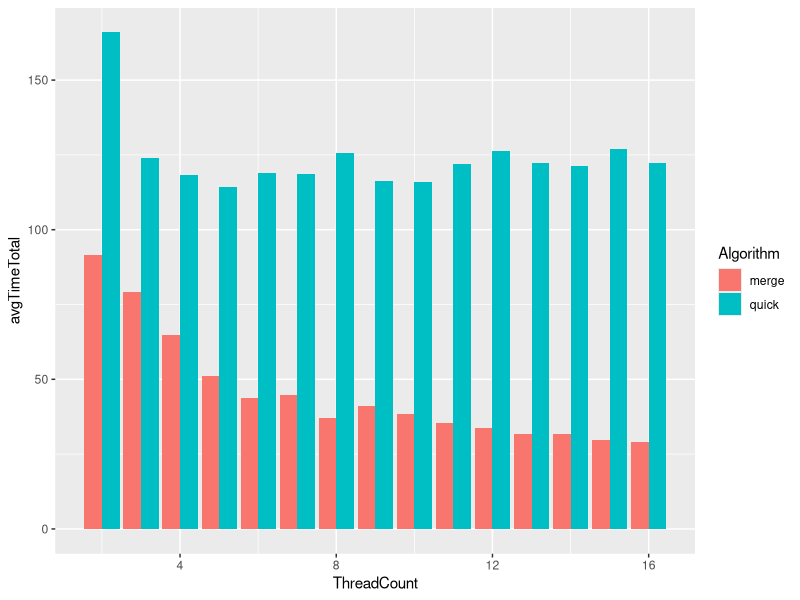
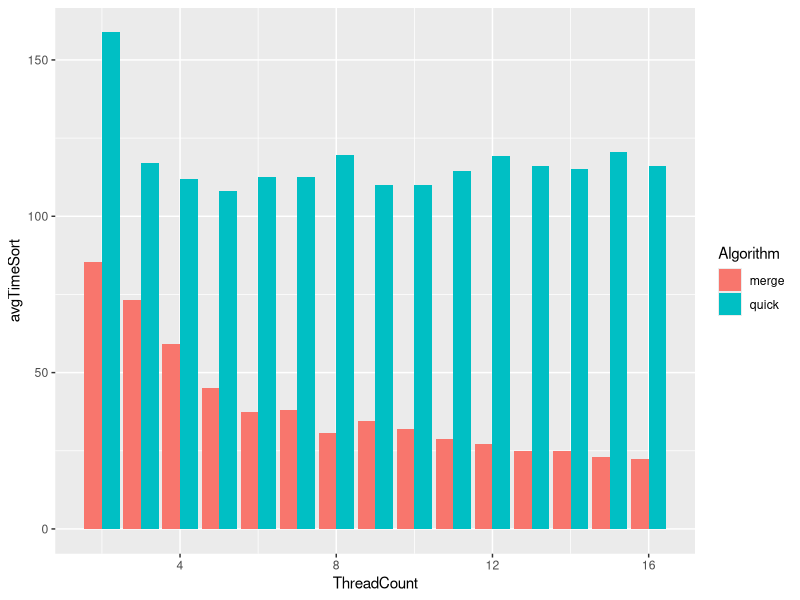
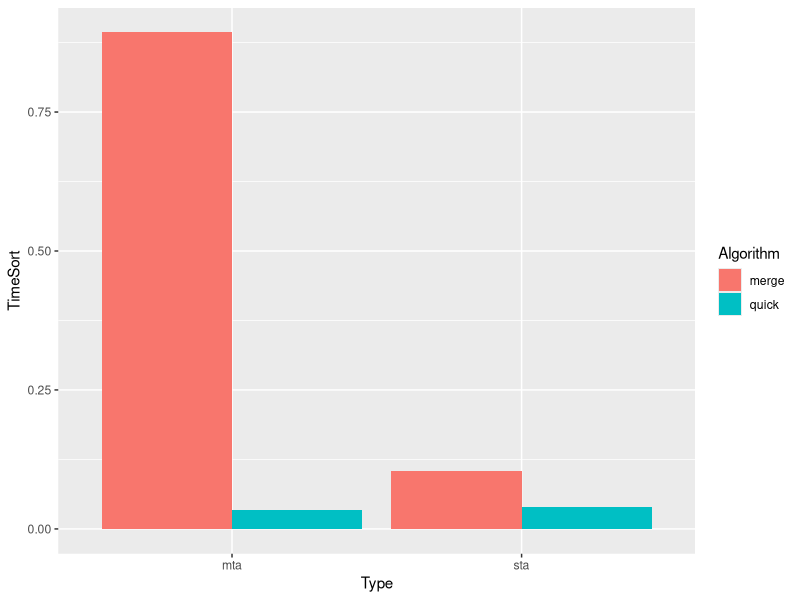
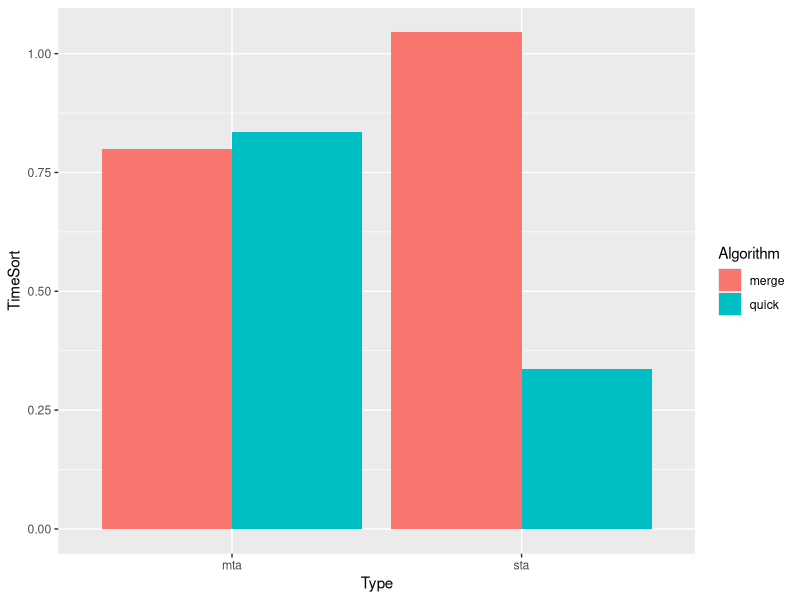
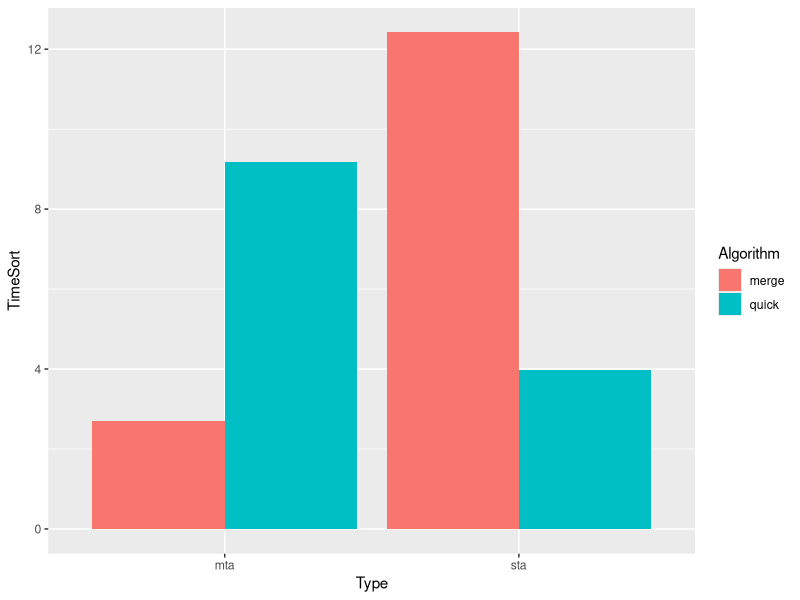
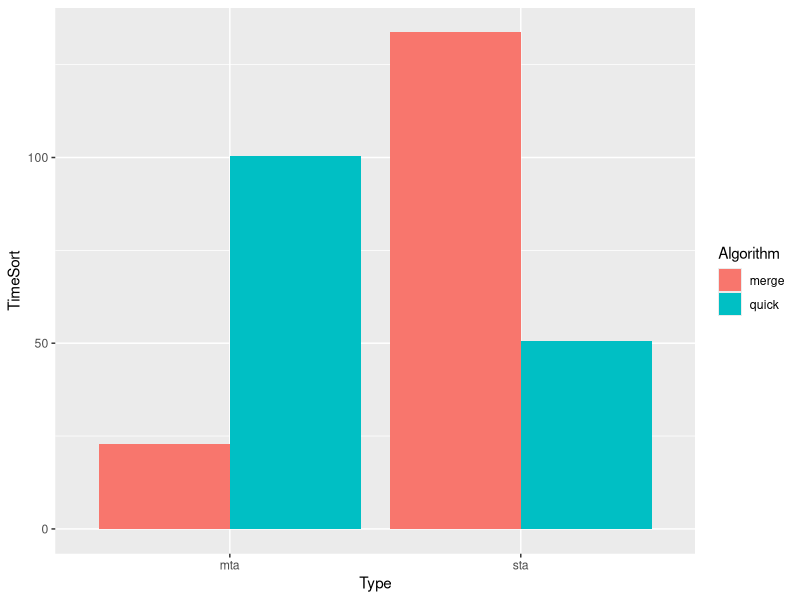
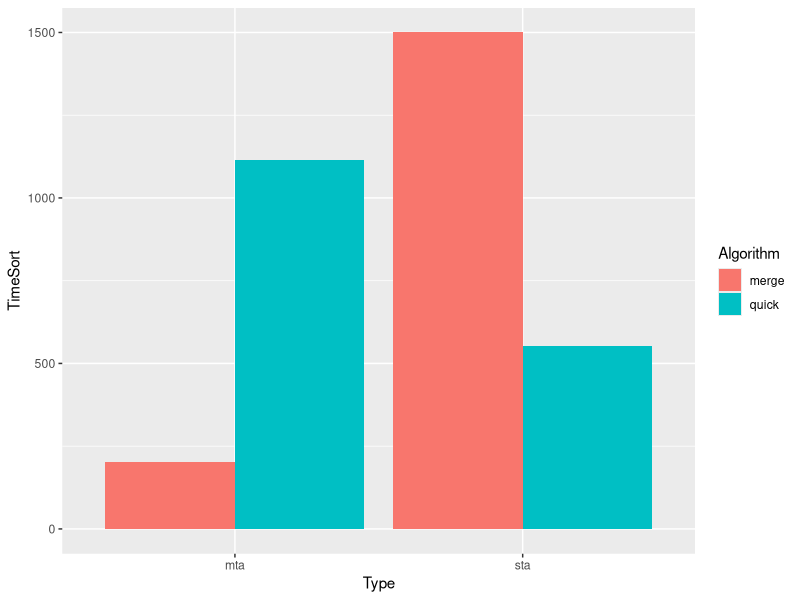
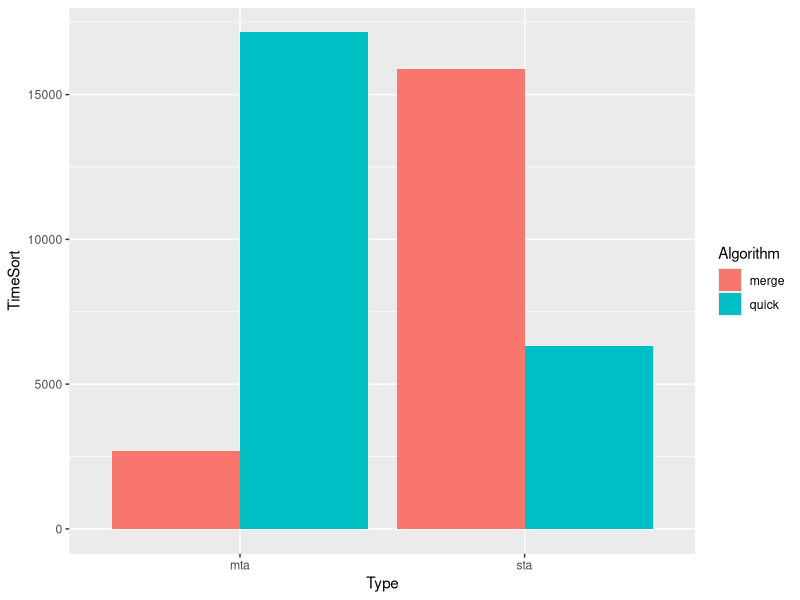

These charts were generated, in order, by the following R code:
## ---- chunk 1
read_exp1 = read.csv('experiment_01_simon_laptop.csv')
read_exp2 = read.csv('experiment_02_simon_laptop.csv')
## ---- chunk 2
library(datasets) #Load the datasets package
#attach(iris) #Attach iris data to the R search path
library(dplyr)
library(ggplot2)
## ---- chunk 3
exp1_averageTotal = read_exp1 %>%
  group_by(ThreadCount, Algorithm) %>%
  summarise(avgTimeTotal = mean(TimeTotal))

exp1_minimumTime = exp1_averageTotal %>%
  slice_min(avgTimeTotal)
  
exp1_averageSort = read_exp1 %>%
  group_by(ThreadCount, Algorithm) %>%
  summarise(avgTimeSort = mean(TimeSort))

## ---- chunk 4
ggplot(exp1_averageTotal, aes(x=ThreadCount, y=avgTimeTotal, fill=Algorithm))+
  geom_bar(stat='identity', position='dodge')

ggplot(exp1_averageSort, aes(x=ThreadCount, y=avgTimeSort, fill=Algorithm))+
  geom_bar(stat='identity', position='dodge')
## ---- chunk 5
exp2 = read_exp2 %>%
  filter(
    (Algorithm == "merge" & ThreadCount == 15) |
    (Algorithm == "quick" & ThreadCount == 5) |
    !(Type %in% c("mta"))
  )
## ---- chunk 6
exp2_i3 = exp2 %>% filter(InputSize == 1e+3)
exp2_i4 = exp2 %>% filter(InputSize == 1e+4)
exp2_i5 = exp2 %>% filter(InputSize == 1e+5)
exp2_i6 = exp2 %>% filter(InputSize == 1e+6)
exp2_i7 = exp2 %>% filter(InputSize == 1e+7)
exp2_i8 = exp2 %>% filter(InputSize == 1e+8)
exp2_i9 = exp2 %>% filter(InputSize == 1e+9)


## ---- chunk 7
pi3 <- ggplot(exp2_i3, aes(x=Type, y=TimeSort, fill = Algorithm))+
  geom_bar(stat='identity', position='dodge')
pi3
## ---- chunk 8
pi4 <- ggplot(exp2_i4, aes(x=Type, y=TimeSort, fill = Algorithm))+
  geom_bar(stat='identity', position='dodge')
pi4
## ---- chunk 9
pi5 <- ggplot(exp2_i5, aes(x=Type, y=TimeSort, fill = Algorithm))+
  geom_bar(stat='identity', position='dodge')
pi5
## ---- chunk 10
pi6 <- ggplot(exp2_i6, aes(x=Type, y=TimeSort, fill = Algorithm))+
  geom_bar(stat='identity', position='dodge')
pi6
## ---- chunk 11
pi7 <- ggplot(exp2_i7, aes(x=Type, y=TimeSort, fill = Algorithm))+
  geom_bar(stat='identity', position='dodge')
pi7
## ---- chunk 12
pi8 <- ggplot(exp2_i8, aes(x=Type, y=TimeSort, fill = Algorithm))+
  geom_bar(stat='identity', position='dodge')
pi8
## ---- chunk 13
pi9 <- ggplot(exp2_i9, aes(x=Type, y=TimeSort, fill = Algorithm))+
  geom_bar(stat='identity', position='dodge')
pi9
## ---- chunk 14
exp2_merge_sta = exp2 %>%
  filter(
    (Algorithm == "merge" & Type == "sta")
  )

exp2_merge_mta = exp2 %>%
  filter(
    (Algorithm == "merge" & Type == "mta")
  )

exp2_quicke_sta = exp2 %>%
  filter(
    (Algorithm == "quick" & Type == "sta")
  )

exp2_quick_mta = exp2 %>%
  filter(
    (Algorithm == "quick" & Type == "mta")
  )

## ---- chunk 15
p <- ggplot(exp2_merge_sta, aes(x=InputSize, y=TimeTotal))+
  geom_bar(stat="identity", color="blue", fill="white")

p + coord_flip()
## ---- chunk 16
p <- ggplot(exp2_merge_mta, aes(x=InputSize, y=TimeTotal))+
  geom_bar(stat="identity", color="blue", fill="white")

p + coord_flip()
## ---- chunk 17
p <- ggplot(exp2_quicke_sta, aes(x=InputSize, y=TimeTotal))+
  geom_bar(stat="identity", color="blue", fill="white")

p + coord_flip()
## ---- chunk 18
p <- ggplot(exp2_quick_mta, aes(x=InputSize, y=TimeTotal))+
  geom_bar(stat="identity", color="blue", fill="white")

p + coord_flip()
## ---- chunk 19
exp2_below_e5 = exp2%>%
  filter(
    (InputSize < 1e+5)
  )
  

exp2_e6 = exp2 %>%
  filter(
    (InputSize >= 1e+5)
  )

## ---- chunk 20
p <- ggplot(exp2_below_e5, aes(x=InputSize, y=TimeSort, fill = Algorithm))+
  geom_bar(stat='identity', position='dodge')
p
